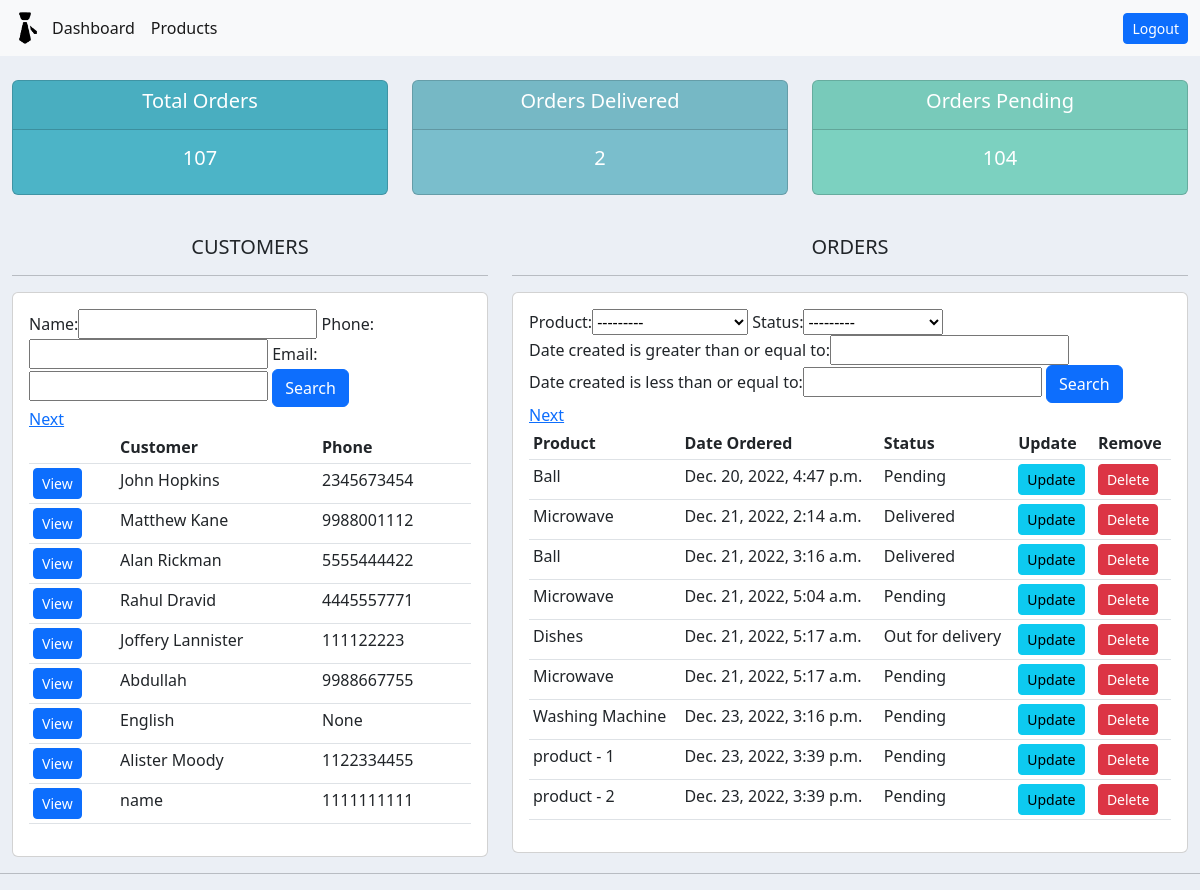
The app's page / (signed in) with its own data.
### accounts/models.py (models this page shows, shortened)
class Customer(models.Model):
  user = models.OneToOneField(User, null=True, blank=True, on_delete=models.CASCADE)
  name = models.CharField(max_length = 200, null=True)
  phone = models.CharField(max_length = 200, null=True)
  email = models.CharField(max_length = 200, null=True)
  profile_pic = models.ImageField(default="logo.png", null=True, blank=True)
  date_created = models.DateTimeField(auto_now_add=True, null=True)

class Order(models.Model):
  STATUS = (
    ('Pending', 'Pending'),
    ('Out for delivery', 'Out for delivery'),
    ('Delivered','Delivered'),
  )
  customer = models.ForeignKey(Customer, null=True, on_delete=models.SET_NULL)
  product = models.ForeignKey(Product, null=True, on_delete=models.SET_NULL)
  date_created = models.DateTimeField(auto_now_add = True, null = True)
  status = models.CharField(max_length = 200, null = True, choices=STATUS)

class Product(models.Model):
  CATEGORY = (
    ('Indoor','Indoor'),
    ('Out door','Out door'),
  )
  name = models.CharField(max_length = 200, null=True)
  price = models.FloatField(null=True)
  category = models.CharField(max_length = 200, null = True, choices=CATEGORY)
  description = models.CharField(max_length = 200, null = True)
  date_created = models.DateTimeField(auto_now_add = True, null = True)
  tags = models.ManyToManyField(Tag)
  def __str__(self):
    return str(self.name)

### accounts/decorators.py (the view)
    def wrapper_func(request, *args, **kwargs):
      group = None
      if(request.user.groups.exists()):
        group = request.user.groups.all()[0].name
      if(group == 'customers'):
        return redirect('user')
      if(group == 'admins'):
        return view_func(request, *args, **kwargs)

### accounts/templatetags/accounts_extras.py (called while the page is built)
@register.simple_tag
def my_url(value, field_name, urlencode=None):
  url = '?{}={}'.format(field_name, value)
  if urlencode:
    query_string = urlencode.split('&')
    filtered_query_string = filter(lambda x: x.split("=")[0]!=field_name, query_string)
    encoded_querystring = '&'.join(filtered_query_string)
    url = '{}&{}'.format(url, encoded_querystring)
  return url

### accounts/templates/accounts/dashboard.html (shortened to what this page needs)
{% extends "accounts/main.html" %}
{% load static %}
{% block content %}
{% load accounts_extras %}
{% include "accounts/status.html" %}
<br>
<div class="row">
  <div class="col-md-5">
    <h5 class="text-center">CUSTOMERS</h5>
    <hr>
    <div class="card card-body">
        <form method="get">
          {{ my_filter_customer.form }}
          <button class="btn btn-primary" type="submit">Search</button>
        </form>
        <table class="table table-sm orders-table">
          <tr>
            <th></th>
            <th>Customer</th>
            <th>Phone</th>
          </tr>
          {% for i in page_customer.object_list %}
          <tr>
            <td><a class="btn btn-sm btn-primary" href="{% url 'customers' id=i.id %}">View</a></td>
            <td>{{ i.name }}</td>
            <td>{{ i.phone }}</td>
          </tr>
          {% endfor %}
          <div class="page-links">
            {% if page_customer.has_next %}
            <a href="{% my_url value=page_customer.next_page_number field_name='page_customer' urlencode=request.GET.urlencode %}">Next</a>
            {% endif %}
          </div>
        </table>
    </div>
  </div>
  <div class="col-md-7">
    <h5 class="text-center">ORDERS</h5>
    <hr>
    <div class="card card-body">
      <form method="get">
        {{ my_filter_order.form }}
        <button class="btn btn-primary" type="submit">Search</button>
      </form>
        <table class="table table-sm">
          <tr>
            <th>Product</th>
            <th>Date Ordered</th>
            <th>Status</th>
            <th>Update</th>
            <th>Remove</th>
          </tr>
          {% for i in page_order.object_list %}
          <tr>
            <td>{{ i.product }}</td>
            <td>{{ i.date_created }}</td>
            <td>{{ i.status }}</td>
            <td><a class="btn btn-sm btn-info" href="{% url 'update_order' id=i.id %}">Update</a></td>
            <td><a class="btn btn-sm btn-danger" href="{% url 'delete' id=i.id %}">Delete</a></td>
          </tr>
          {% endfor %}
          <div class="page-links">
            {% if page_order.has_next %}
            <a href="{% my_url value=page_order.next_page_number field_name='page_order' urlencode=request.GET.urlencode %}">Next</a>
            {% endif %}
          </div>
        </table>
    </div>
  </div>
</div>
{% endblock %}

### static/css/main.css (style rules this page uses)
body { background-color: #ebeff5; }

### records on screen
Customer: name "John Hopkins", phone "2345673454"
Customer: name "Matthew Kane", phone "9988001112"
Customer: name "Alan Rickman", phone "5555444422"
Customer: name "Rahul Dravid", phone "4445557771"
Customer: name "Joffery Lannister", phone "111122223"
Customer: name "Abdullah", phone "9988667755"
Customer: name "English", phone "None"
Customer: name "Alister Moody", phone "1122334455"
Customer: name "name", phone "1111111111"
Order: product "Ball", date_created "Dec. 20, 2022, 4:47 p.m.", status "Pending"
Order: product "Microwave", date_created "Dec. 21, 2022, 2:14 a.m.", status "Delivered"
Order: product "Ball", date_created "Dec. 21, 2022, 3:16 a.m.", status "Delivered"
Order: product "Microwave", date_created "Dec. 21, 2022, 5:04 a.m.", status "Pending"
Order: product "Dishes", date_created "Dec. 21, 2022, 5:17 a.m.", status "Out for delivery"
Order: product "Microwave", date_created "Dec. 21, 2022, 5:17 a.m.", status "Pending"
Order: product "Washing Machine", date_created "Dec. 23, 2022, 3:16 p.m.", status "Pending"
Order: product "product - 1", date_created "Dec. 23, 2022, 3:39 p.m.", status "Pending"
Order: product "product - 2", date_created "Dec. 23, 2022, 3:39 p.m.", status "Pending"

### other values on screen
{{ orders_count }} "107"
{{ orders_delivered }} "2"
{{ orders_pending }} "104"
